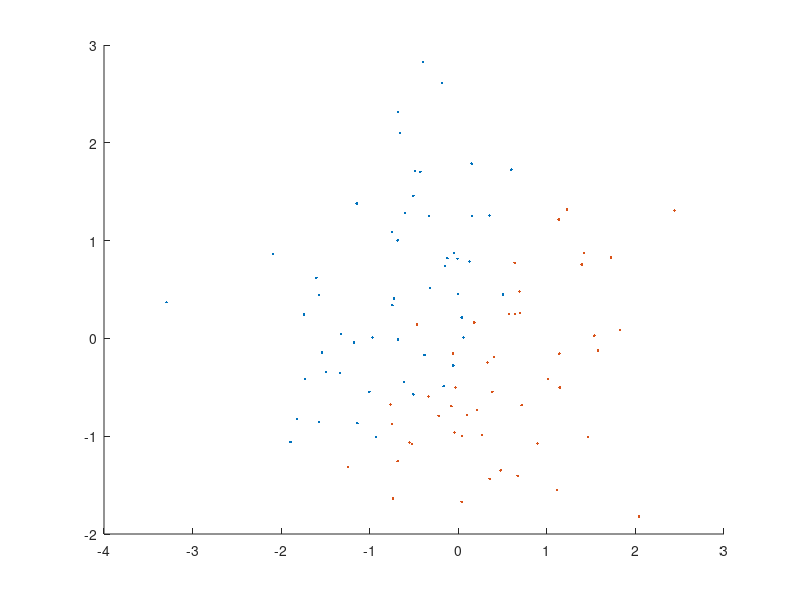

This chart was generated by the following MATLAB code: (Note: this script raises an error after producing the figure.)
clear; clc; close all;
%% generate test data
rng default
n = 100;
omega = randn(1, 1);
noise = 0.5 * randn(1,n);
x = randn(2, n);
y = 2 * (omega * x(1, :) + x(2, :) + noise > 0) - 1;
d = 2;
figure(2); hold on;
scatter(x(1,y>0)', x(2,y>0)', '.b');
scatter(x(1,y<0)', x(2,y<0)', '.r');

%% projected gradient method
lambda         = 1;
eta            = 0.005;
max_iter       = 1000;
alpha          = zeros(n,1);
vec_dual_lag   = zeros(max_iter, 1);
vec_hinge_loss = zeros(max_iter, 1);
% calculate kernel matrix K
K = diag(y) * x' * x * diag(y);

for t=1:max_iter
  % projected gradient step
  alpha_new = proj_box(alpha - 0.5*eta/lambda*K*alpha + eta, 0, 1);
  % calculate w
  w = 0.5/lambda * x * (alpha_new .* y');
  % calculate dual lagrange function
  vec_dual_lag(t) = -0.25/lambda * alpha_new' * K * alpha_new + sum(alpha_new);
  % calculate total hinge loss with regularization
  vec_hinge_loss(t) = sum(max(1 - (w'*x).*y, 0)) + lambda * norm(w,2)^2;
  
  alpha = alpha_new;
end
vec_dual_lag   = vec_dual_lag(1:t);
vec_hinge_loss = vec_hinge_loss(1:t);

figure(1);
plot(vec_dual_lag,'.b'); hold on;
plot(vec_hinge_loss,'.r'); hold on;
legend('dual Lagrange', 'total hinge loss');

figure(2);
draw_line_2points([0.5/w(1), 0], [0, 0.5/w(2)], 'g');